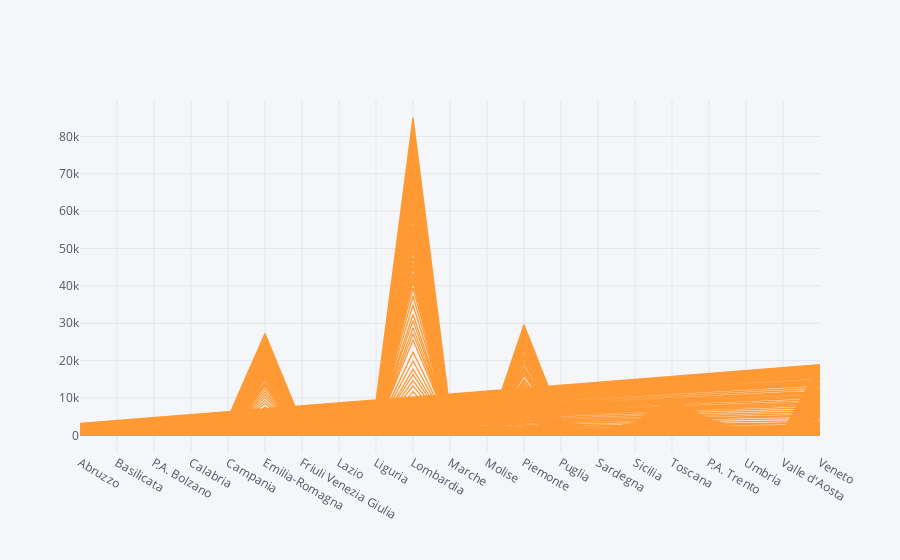

Write notebook code for a chart like this one.
### Code cell
df.iplot(kind="scatter", x= 'RegionName', y= 'TotalPositiveCases')

### Figure 1 — Plotly figure (JSON) as saved in the notebook; plotly's stock layout.template omitted (floating-point values rounded to 4 significant figures; data arrays with more than 128 entries replaced by an {"elided": "..."} marker saying what was removed)
{"data": [{"line": {"color": "rgba(255, 153, 51, 1.0)", "dash": "solid", "shape": "linear", "width": 1.3}, "mode": "lines", "name": "TotalPositiveCases", "text": "", "type": "scatter", "x": {"elided": "1785 str values"}, "y": {"elided": "1785 int values"}}], "layout": {"legend": {"bgcolor": "#F5F6F9", "font": {"color": "#4D5663"}}, "paper_bgcolor": "#F5F6F9", "plot_bgcolor": "#F5F6F9", "title": {"font": {"color": "#4D5663"}}, "xaxis": {"gridcolor": "#E1E5ED", "showgrid": true, "tickfont": {"color": "#4D5663"}, "title": {"font": {"color": "#4D5663"}, "text": ""}, "zerolinecolor": "#E1E5ED"}, "yaxis": {"gridcolor": "#E1E5ED", "showgrid": true, "tickfont": {"color": "#4D5663"}, "title": {"font": {"color": "#4D5663"}, "text": ""}, "zerolinecolor": "#E1E5ED"}}}
